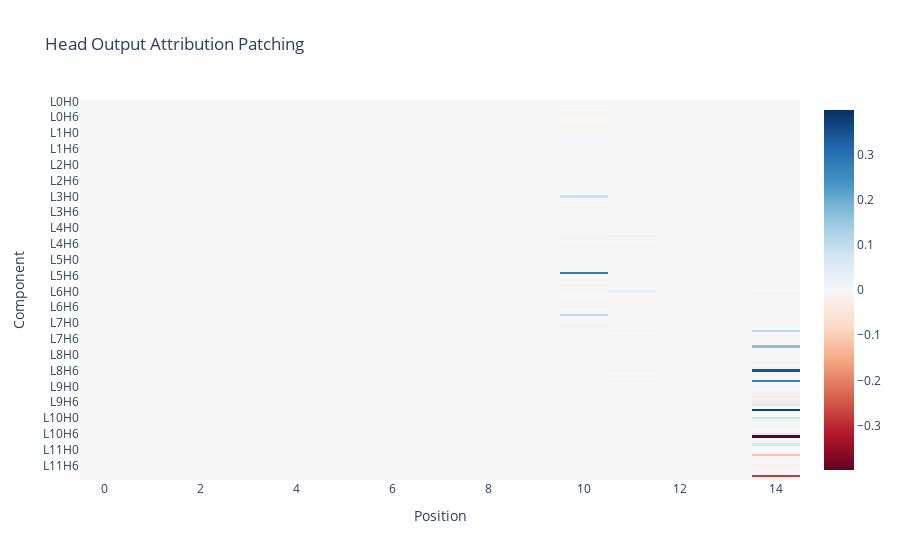
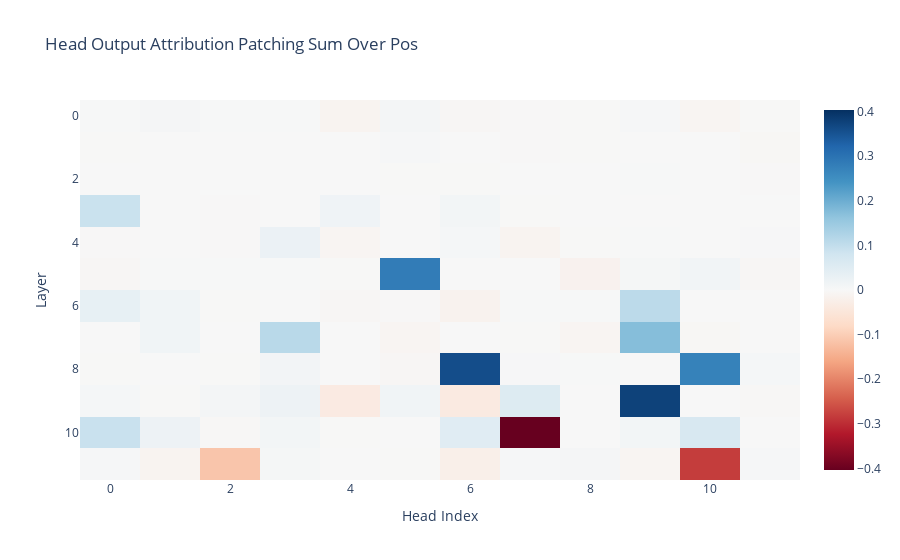

Here is the notebook cell these charts were saved with, in order:
### Code cell
def attr_patch_head_out(
    clean_cache: ActivationCache,
    corrupted_cache: ActivationCache,
    corrupted_grad_cache: ActivationCache,
) -> TT["component", "pos"]:
    labels = HEAD_NAMES

    clean_head_out = clean_cache.stack_head_results(-1, return_labels=False)
    corrupted_head_out = corrupted_cache.stack_head_results(-1, return_labels=False)
    corrupted_grad_head_out = corrupted_grad_cache.stack_head_results(
        -1, return_labels=False
    )
    head_out_attr = einops.reduce(
        corrupted_grad_head_out * (clean_head_out - corrupted_head_out),
        "component batch pos d_model -> component pos",
        "sum",
    )
    return head_out_attr, labels


head_out_attr, head_out_labels = attr_patch_head_out(
    clean_cache, corrupted_cache, corrupted_grad_cache
)
imshow(
    head_out_attr,
    y=head_out_labels,
    yaxis="Component",
    xaxis="Position",
    title="Head Output Attribution Patching",
)
sum_head_out_attr = einops.reduce(
    head_out_attr,
    "(layer head) pos -> layer head",
    "sum",
    layer=model.cfg.n_layers,
    head=model.cfg.n_heads,
)
imshow(
    sum_head_out_attr,
    yaxis="Layer",
    xaxis="Head Index",
    title="Head Output Attribution Patching Sum Over Pos",
)

### Figure 1 — Plotly figure (JSON) as saved in the notebook; plotly's stock layout.template omitted (floating-point values rounded to 4 significant figures; data arrays with more than 128 entries replaced by an {"elided": "..."} marker saying what was removed)
{"data": [{"coloraxis": "coloraxis", "hovertemplate": "x: %{x}<br>y: %{y}<br>color: %{z}<extra></extra>", "name": "0", "type": "heatmap", "xaxis": "x", "y": {"elided": "144 str values"}, "yaxis": "y", "z": {"elided": "144x15 float values"}}], "layout": {"coloraxis": {"cmid": 0, "colorscale": [[0, "rgb(103,0,31)"], [0.1, "rgb(178,24,43)"], [0.2, "rgb(214,96,77)"], [0.3, "rgb(244,165,130)"], [0.4, "rgb(253,219,199)"], [0.5, "rgb(247,247,247)"], [0.6, "rgb(209,229,240)"], [0.7, "rgb(146,197,222)"], [0.8, "rgb(67,147,195)"], [0.9, "rgb(33,102,172)"], [1, "rgb(5,48,97)"]]}, "title": {"text": "Head Output Attribution Patching"}, "xaxis": {"anchor": "y", "domain": [0, 1], "title": {"text": "Position"}}, "yaxis": {"anchor": "x", "autorange": "reversed", "domain": [0, 1], "title": {"text": "Component"}}}}

### Figure 2 — Plotly figure (JSON) as saved in the notebook; plotly's stock layout.template omitted (floating-point values rounded to 4 significant figures; data arrays with more than 128 entries replaced by an {"elided": "..."} marker saying what was removed)
{"data": [{"coloraxis": "coloraxis", "hovertemplate": "x: %{x}<br>y: %{y}<br>color: %{z}<extra></extra>", "name": "0", "type": "heatmap", "xaxis": "x", "yaxis": "y", "z": {"elided": "12x12 float values"}}], "layout": {"coloraxis": {"cmid": 0, "colorscale": [[0, "rgb(103,0,31)"], [0.1, "rgb(178,24,43)"], [0.2, "rgb(214,96,77)"], [0.3, "rgb(244,165,130)"], [0.4, "rgb(253,219,199)"], [0.5, "rgb(247,247,247)"], [0.6, "rgb(209,229,240)"], [0.7, "rgb(146,197,222)"], [0.8, "rgb(67,147,195)"], [0.9, "rgb(33,102,172)"], [1, "rgb(5,48,97)"]]}, "title": {"text": "Head Output Attribution Patching Sum Over Pos"}, "xaxis": {"anchor": "y", "domain": [0, 1], "title": {"text": "Head Index"}}, "yaxis": {"anchor": "x", "autorange": "reversed", "domain": [0, 1], "title": {"text": "Layer"}}}}
